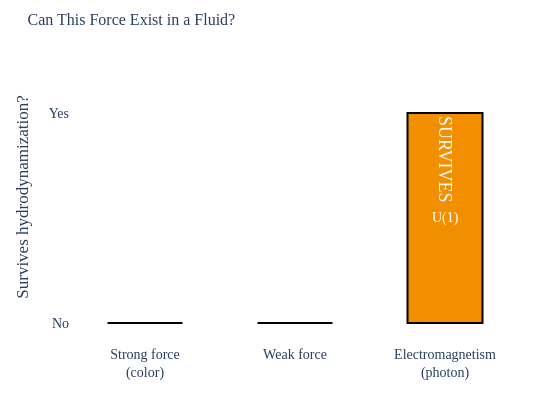

Notebook cell for this chart:
### Code cell
# viz-ref: fig_sm_scorecard
# ════════════════════════════════════════════════════════════════════
# Standard Model scorecard — visual
# ════════════════════════════════════════════════════════════════════

sm_results = standard_model_analysis()

factors = ["SU(3)_c", "SU(2)_L", "U(1)_Y"]
force_labels = ["Strong force<br>(color)", "Weak force", "Electromagnetism<br>(photon)"]
survives_vals = [1.0 if sm_results[f].survives else 0.0 for f in factors]
status_text = ["SURVIVES" if sm_results[f].survives else "ERASED" for f in factors]

# Color-code: SU(3) -> Steinhauer, SU(2) -> Heidelberg, U(1) -> Trento
bar_colors = [COLORS["Steinhauer"], COLORS["Heidelberg"], COLORS["Trento"]]

fig = go.Figure()
fig.add_trace(
    go.Bar(
        x=force_labels,
        y=survives_vals,
        text=status_text,
        textposition="inside",
        textfont=dict(size=18, color="white", family=FONT["family"]),
        marker_color=bar_colors,
        marker_line=dict(width=2, color="black"),
        width=0.5,
    )
)

# Add group annotations
for i, factor in enumerate(factors):
    fig.add_annotation(
        x=force_labels[i],
        y=0.5 if survives_vals[i] == 1.0 else 0.35,
        text=sm_results[factor].group.name,
        showarrow=False,
        font=dict(size=14, color="white", family=FONT["family"]),
    )

apply_layout(
    fig,
    title=dict(text="Can This Force Exist in a Fluid?", font=TITLE_FONT),
    yaxis=dict(
        tickvals=[0, 1],
        ticktext=["No", "Yes"],
        range=[-0.1, 1.3],
        showgrid=False,
        title="Survives hydrodynamization?",
    ),
    xaxis=dict(title=""),
    height=420,
    width=550,
    showlegend=False,
)

fig.show()

### Figure 1 — Plotly figure (JSON) as saved in the notebook; plotly's stock layout.template omitted (floating-point values rounded to 4 significant figures)
{"data": [{"marker": {"color": ["#2E86AB", "#A23B72", "#F18F01"], "line": {"color": "black", "width": 2}}, "text": ["ERASED", "ERASED", "SURVIVES"], "textfont": {"color": "white", "family": "CMU Serif, Computer Modern, Times New Roman, serif", "size": 18}, "textposition": "inside", "type": "bar", "width": 0.5, "x": ["Strong force<br>(color)", "Weak force", "Electromagnetism<br>(photon)"], "y": [0, 0, 1]}], "layout": {"annotations": [{"font": {"color": "white", "family": "CMU Serif, Computer Modern, Times New Roman, serif", "size": 14}, "showarrow": false, "text": "SU(3)", "x": "Strong force<br>(color)", "y": 0.35}, {"font": {"color": "white", "family": "CMU Serif, Computer Modern, Times New Roman, serif", "size": 14}, "showarrow": false, "text": "SU(2)", "x": "Weak force", "y": 0.35}, {"font": {"color": "white", "family": "CMU Serif, Computer Modern, Times New Roman, serif", "size": 14}, "showarrow": false, "text": "U(1)", "x": "Electromagnetism<br>(photon)", "y": 0.5}], "font": {"family": "CMU Serif, Computer Modern, Times New Roman, serif", "size": 14}, "height": 420, "margin": {"b": 60, "l": 70, "r": 30, "t": 50}, "paper_bgcolor": "white", "plot_bgcolor": "white", "showlegend": false, "title": {"font": {"family": "CMU Serif, Computer Modern, Times New Roman, serif", "size": 16}, "text": "Can This Force Exist in a Fluid?"}, "width": 550, "xaxis": {"title": {"text": ""}}, "yaxis": {"range": [-0.1, 1.3], "showgrid": false, "ticktext": ["No", "Yes"], "tickvals": [0, 1], "title": {"text": "Survives hydrodynamization?"}}}}
